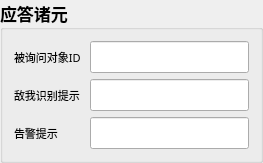
         <widget class="QGroupBox" name="groupBox_46">
          <property name="enabled">
           <bool>true</bool>
          </property>
          <property name="maximumSize">
           <size>
            <width>16777215</width>
            <height>16777215</height>
           </size>
          </property>
          <property name="font">
           <font>
            <family>微软雅黑</family>
            <pointsize>13</pointsize>
            <weight>75</weight>
            <bold>true</bold>
           </font>
          </property>
          <property name="mouseTracking">
           <bool>false</bool>
          </property>
          <property name="title">
           <string>应答诸元</string>
          </property>
          <property name="flat">
           <bool>false</bool>
          </property>
          <property name="checkable">
           <bool>false</bool>
          </property>
          <layout class="QGridLayout" name="gridLayout_17">
           <item row="0" column="0">
            <layout class="QHBoxLayout" name="horizontalLayout_53">
             <item>
              <widget class="QLabel" name="label_41">
               <property name="minimumSize">
                <size>
                 <width>70</width>
                 <height>0</height>
                </size>
               </property>
               <property name="font">
                <font>
                 <family>微软雅黑</family>
                 <pointsize>8</pointsize>
                 <weight>50</weight>
                 <bold>false</bold>
                </font>
               </property>
               <property name="text">
                <string>被询问对象ID</string>
               </property>
              </widget>
             </item>
             <item>
              <widget class="QLineEdit" name="lineEdit_RecognizerID">
               <property name="font">
                <font>
                 <family>微软雅黑</family>
                 <pointsize>13</pointsize>
                 <weight>50</weight>
                 <bold>false</bold>
                </font>
               </property>
              </widget>
             </item>
            </layout>
           </item>
           <item row="1" column="0">
            <layout class="QHBoxLayout" name="horizontalLayout_54">
             <item>
              <widget class="QLabel" name="label_42">
               <property name="minimumSize">
                <size>
                 <width>70</width>
                 <height>0</height>
                </size>
               </property>
               <property name="font">
                <font>
                 <family>微软雅黑</family>
                 <pointsize>8</pointsize>
                 <weight>50</weight>
                 <bold>false</bold>
                </font>
               </property>
               <property name="text">
                <string>敌我识别提示</string>
               </property>
              </widget>
             </item>
             <item>
              <widget class="QLineEdit" name="lineEdit_IdentificationOfFriendOrFoePrompt">
               <property name="font">
                <font>
                 <family>微软雅黑</family>
                 <pointsize>13</pointsize>
                 <weight>50</weight>
                 <bold>false</bold>
                </font>
               </property>
              </widget>
             </item>
            </layout>
           </item>
           <item row="2" column="0">
            <layout class="QHBoxLayout" name="horizontalLayout_55">
             <item>
              <widget class="QLabel" name="label_43">
               <property name="minimumSize">
                <size>
                 <width>70</width>
                 <height>0</height>
                </size>
               </property>
               <property name="font">
                <font>
                 <family>微软雅黑</family>
                 <pointsize>8</pointsize>
                 <weight>50</weight>
                 <bold>false</bold>
                </font>
               </property>
               <property name="text">
                <string>告警提示</string>
               </property>
              </widget>
             </item>
             <item>
              <widget class="QLineEdit" name="lineEdit_WarningPrompt">
               <property name="font">
                <font>
                 <family>微软雅黑</family>
                 <pointsize>13</pointsize>
                 <weight>50</weight>
                 <bold>false</bold>
                </font>
               </property>
              </widget>
             </item>
            </layout>
           </item>
          </layout>
         </widget>
